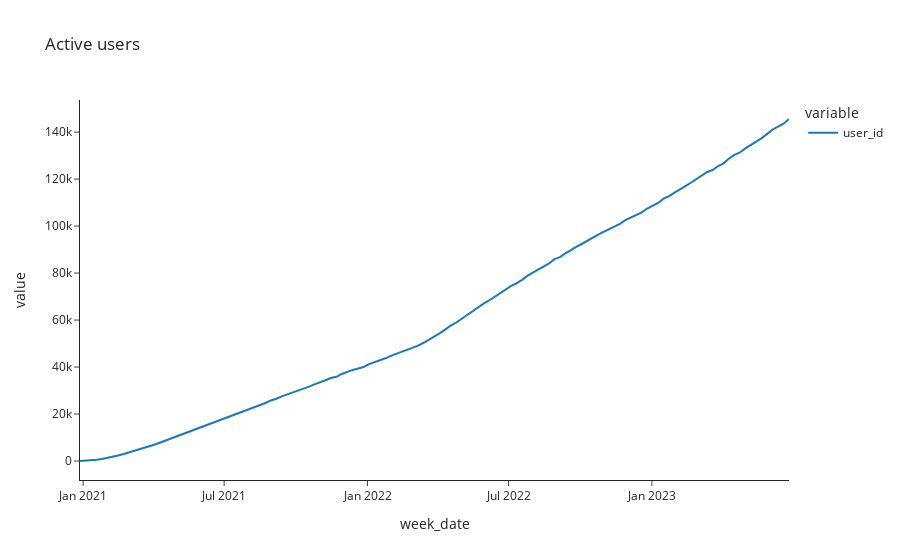

Notebook code cell kept with this figure:
### Code cell
px.line(df.groupby('week_date').user_id.sum(), 
       title = 'Active users')

### Figure 1 — Plotly figure (JSON) as saved in the notebook; plotly's stock layout.template omitted (floating-point values rounded to 4 significant figures; data arrays with more than 128 entries replaced by an {"elided": "..."} marker saying what was removed)
{"data": [{"hovertemplate": "variable=user_id<br>week_date=%{x}<br>value=%{y}<extra></extra>", "legendgroup": "user_id", "line": {"color": "#1F77B4", "dash": "solid"}, "marker": {"symbol": "circle"}, "mode": "lines", "name": "user_id", "orientation": "v", "showlegend": true, "type": "scatter", "x": {"elided": "131 str values"}, "xaxis": "x", "y": {"elided": "131 int values"}, "yaxis": "y"}], "layout": {"legend": {"title": {"text": "variable"}, "tracegroupgap": 0}, "title": {"text": "Active users"}, "xaxis": {"anchor": "y", "domain": [0, 1], "title": {"text": "week_date"}}, "yaxis": {"anchor": "x", "domain": [0, 1], "title": {"text": "value"}}}}
